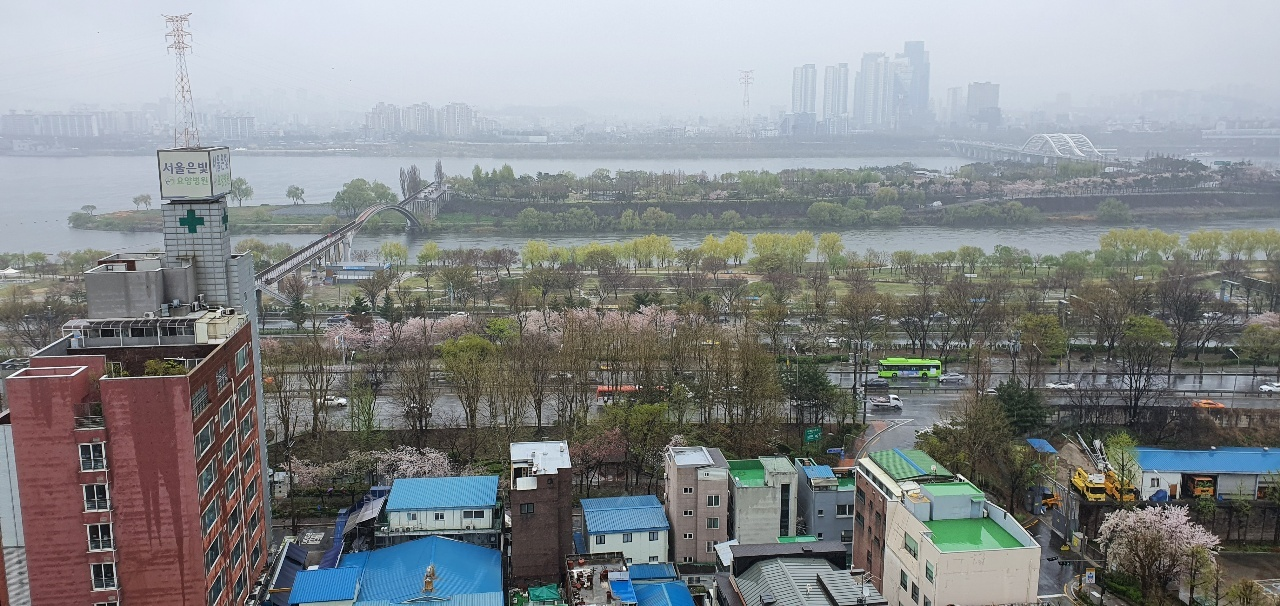
#> input picture 20210926/office_view.jpg, 1280 x 606 px
$ python -i streamlit_app_005.py   (imports and definitions only)
#> lines starting #> are read from the running program, lines starting #| are printed output that depends on the picture
#> further down, picture is the input picture: PIL image 1280x606 RGB; mean R, G, B 132.4, 136.1, 137.8
import streamlit as st
import cv2
from PIL import Image, ImageEnhance
import numpy as np

face_cascade = cv2.CascadeClassifier("./detectors/haarcascade_frontalface_default.xml")
eye_cascade = cv2.CascadeClassifier("./detectors/haarcascade_eye.xml")

# [13 lines left out: functions detect_faces, detect_eyes, not called in this run]

def cartoonize_image(our_image):
    new_img = np.array(our_image.convert("RGB"))
    gray = cv2.cvtColor(new_img, cv2.COLOR_BGR2GRAY)
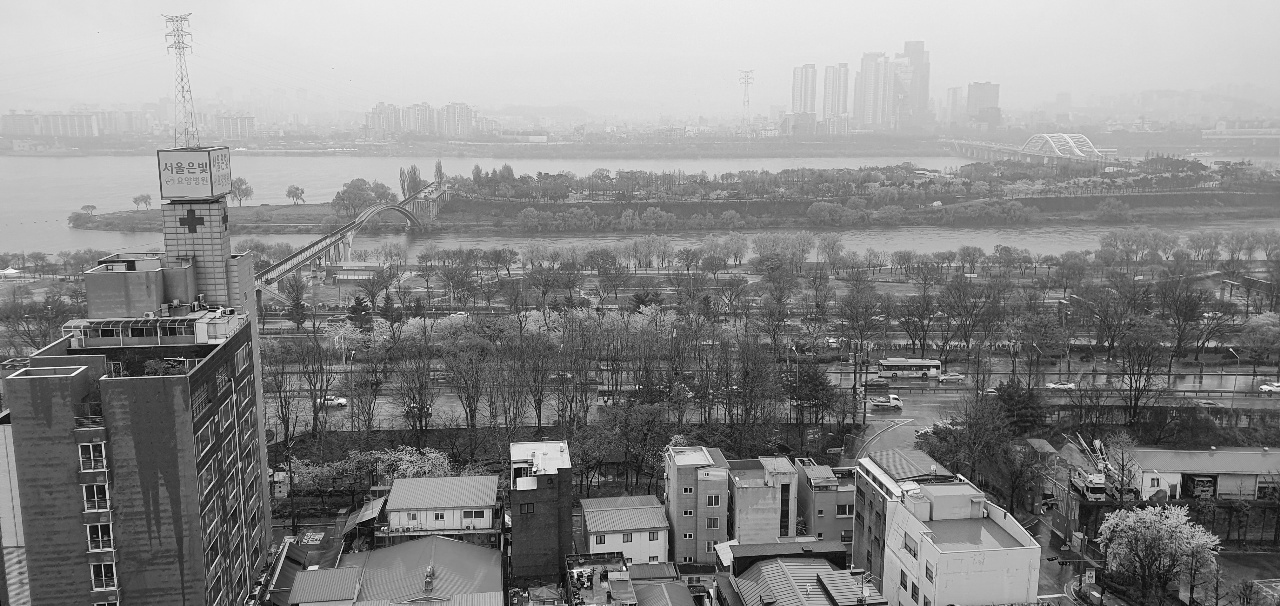
#> gray: shape (606, 1280); min 0, max 255, mean 136.1
    gray = cv2.medianBlur(gray, 5)
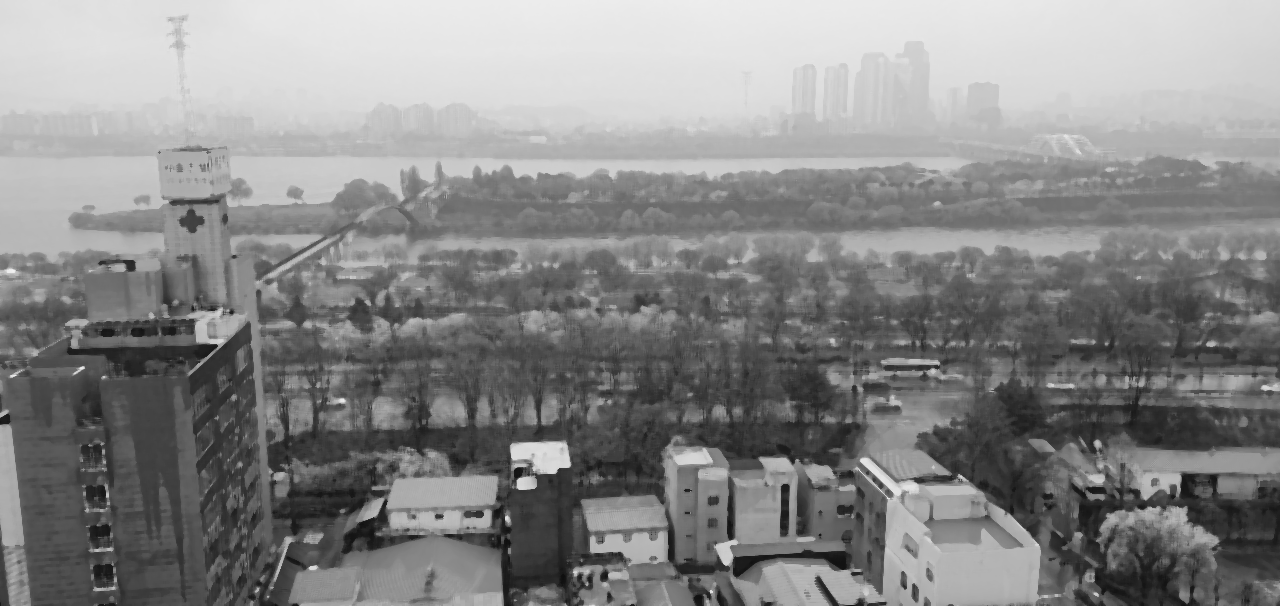
#> gray: shape (606, 1280); min 14, max 241, mean 135.5
    edges = cv2.adaptiveThreshold(
        gray, 255, cv2.ADAPTIVE_THRESH_GAUSSIAN_C, cv2.THRESH_BINARY, 9, 9
    )
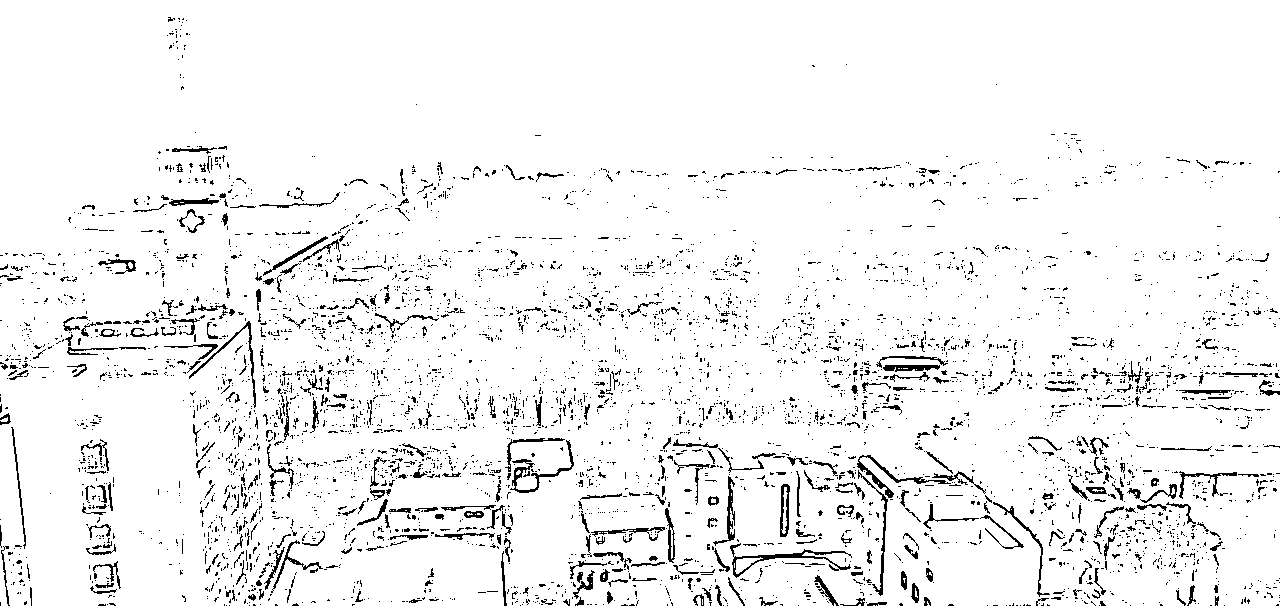
#> edges: shape (606, 1280); 94.7% white; black in thin lines or dots
    color = cv2.bilateralFilter(new_img, 9, 300, 300)
    cartoon = cv2.bitwise_and(color, color, mask = edges)
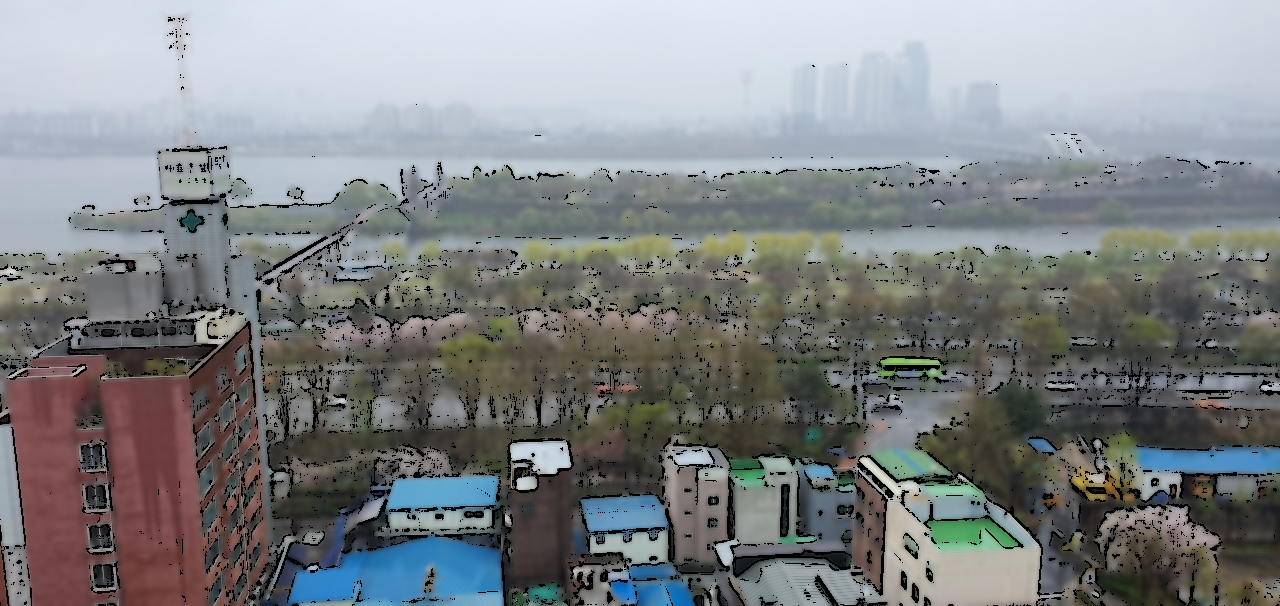
#> cartoon: shape (606, 1280, 3); mean R, G, B 127.5, 131, 132.8
    return cartoon

# [78 lines left out: functions cannize_image, main, not called in this run]

# [2 lines not run here, left out]

>>> from PIL import Image
>>> picture = Image.open('office_view.jpg')
>>> result = cartoonize_image(picture)
